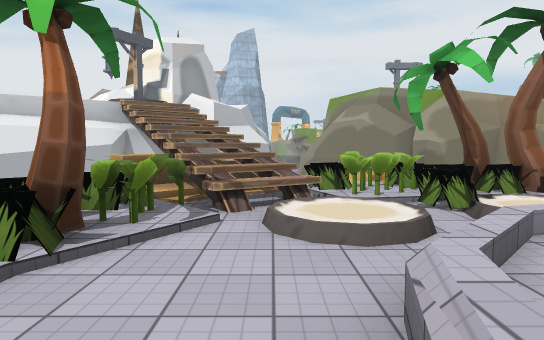
[1] (above)

18 first-person views from a walk through a 3-D level made in the Unity game engine. The camera is 1.5 m above the floor, tilts 4° down and sees 75° across. The floor is counted in squares, 2 m on a side. Each view is taken from the middle of a square. On the plan, view 1 faces up. The plan holds only what a view shows up to about 11 squares ahead; the rest is blank. The place goes on beyond the plan. The player character is not drawn. Some animated figures are not drawn. Some surface patterns are stand-ins.

[2]
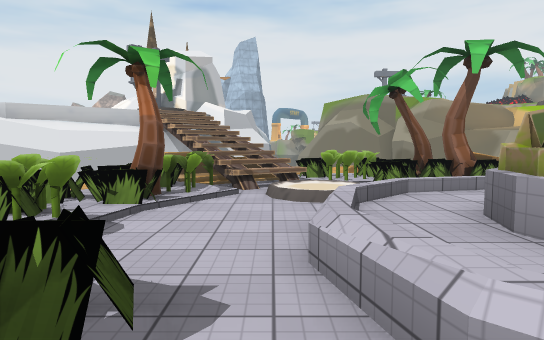

[3]
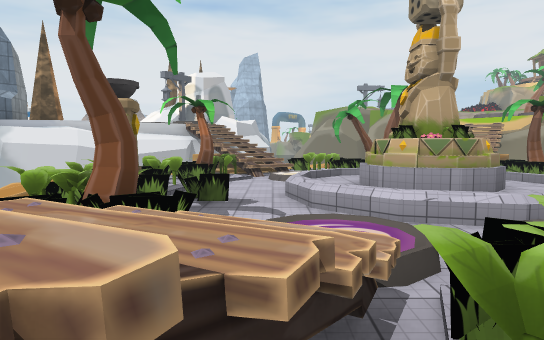

[4]
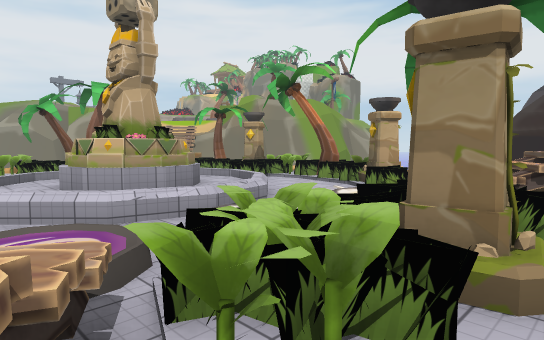

[5]
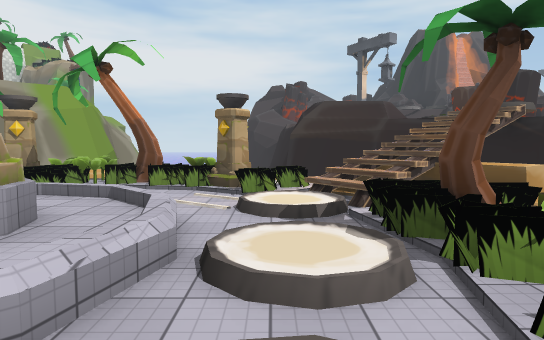

[6]
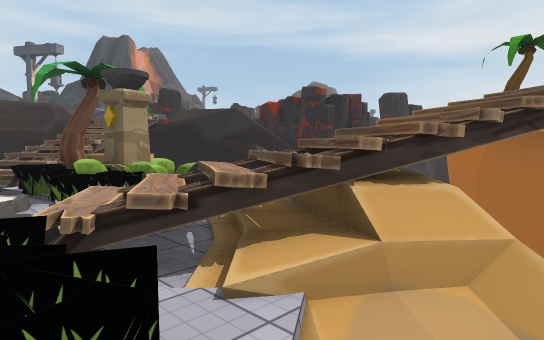

[7]
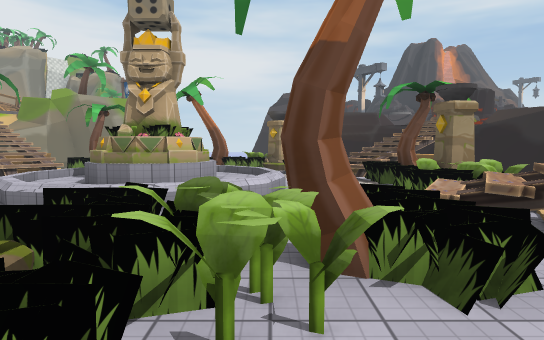

[8]
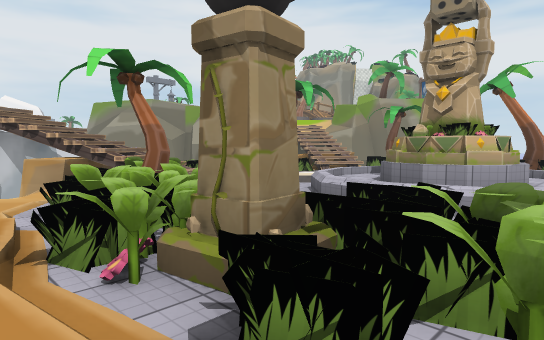

[9]
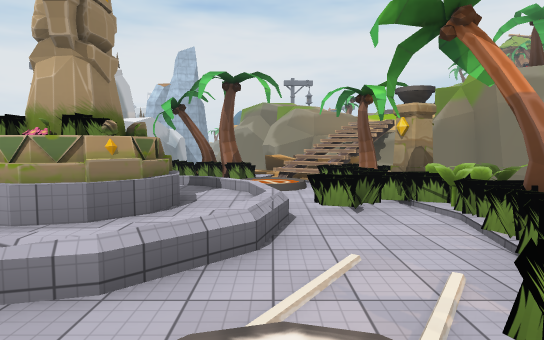

[10]
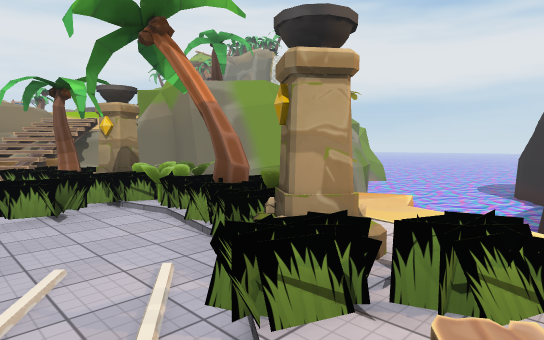

[11]
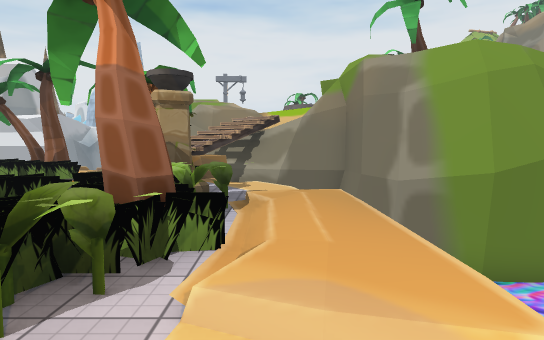

[12]
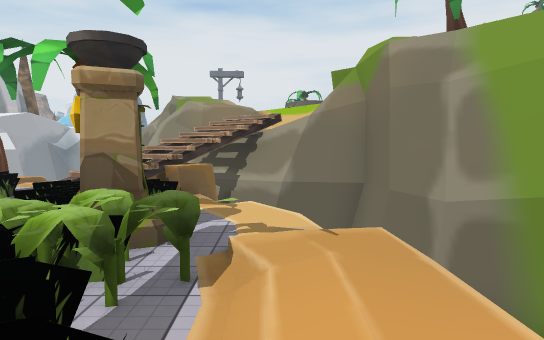

[13]
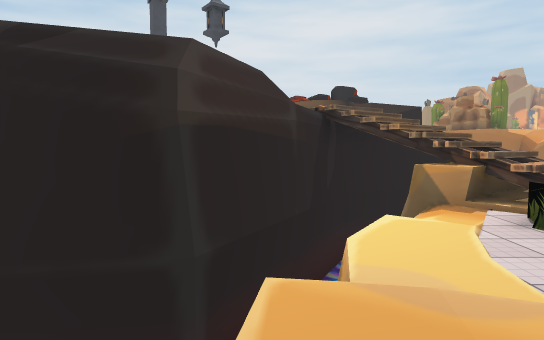

[14]
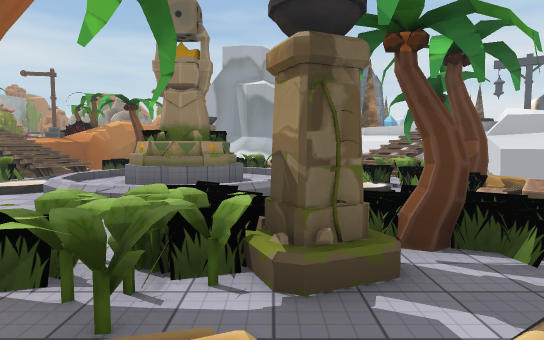

[15]
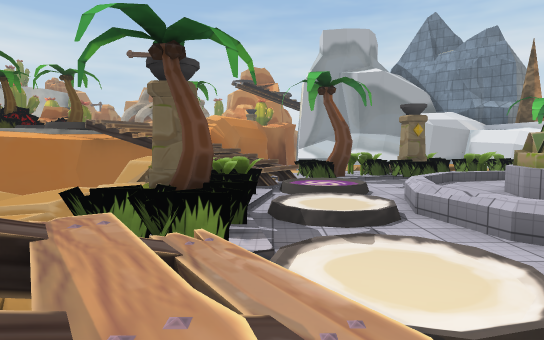

[16]
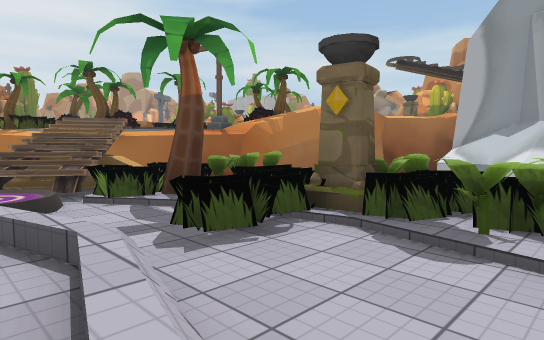

[17]
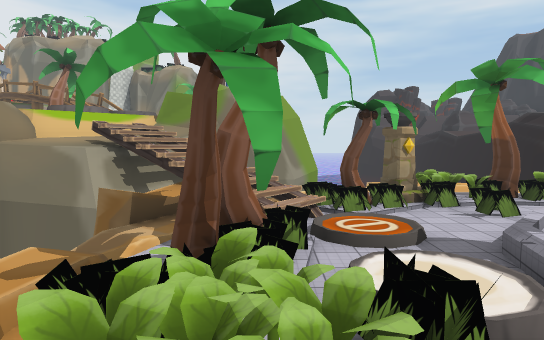

[18]
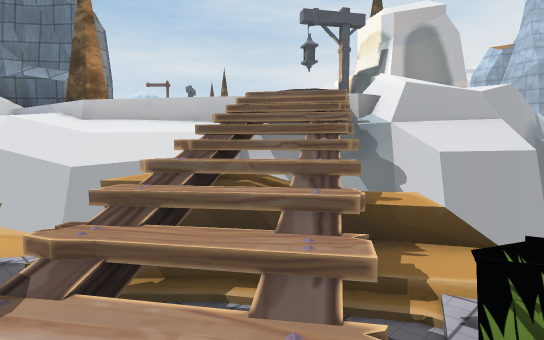

### Floor plan
Key: @ floor where view 1 was taken; # wall or solid block; x gap in a wall; . main floor; : floor 0.25 m higher than the main floor; - floor 0.25 m lower than the main floor; / step, stairs or slope; = window, fence, low wall or low ledge; ≈ liquid the walk keeps out of; ^ raised ledge; v drop or lower ground; O other object.
Columns run from 7 left of view 1 to 13 right of it. Each row starts with its distance up from view 1.
 10       #≈     ≈#
  9      ##      ≈#
  8     ##v     ≈≈^##
  7    ###^/O::/^^#####
  6   ##≈#^.OOO..^##≈≈#
  5 ### v^^/OO.O^^^/  ##
  4 ≈   .OO/.O.-./... ≈##
  3     .OO-.-.-.-O/.   ≈
  2    :OO--/=#=--OO:.  ≈
  1    OOO--=###/-OOO.
  0   ≈OOOO@=#O#/-OO:.
 -1    OOOO-=##=/-OO:.
 -2    .OOO--==/--O/.≈
 -3     -OO/O..-.#O./ ≈≈≈
 -4     -.^^O-O-/^..≈≈###
 -5     vx^^OOOO-^^≈ ##
 -6 ##   ^^..O..:^##≈#
 -7  ^^vv##≈≈/:≈^^####
 -8    ^##≈       ≈##
 -9      #≈      ≈##
-10      ##     ≈##

Where each view was taken, in squares from view 1:
view 1: 0 up, 0 right, facing up
view 2: 2 down, 0 right, facing up
view 3: 6 down, 0 right, facing up
view 4: 6 down, 0 right, facing up-right
view 5: 3 down, 0 right, facing right
view 6: 3 down, 3 left, facing down-right
view 7: 2 down, 4 left, facing right
view 8: 2 down, 4 left, facing up-right
view 9: 4 down, 5 right, facing up
view 10: 4 down, 5 right, facing up-right
view 11: 3 down, 9 right, facing up
view 12: 1 down, 9 right, facing up
view 13: 0 up, 10 right, facing down
view 14: 2 up, 10 right, facing left
view 15: 4 down, 7 right, facing left
view 16: 2 up, 1 right, facing down-left
view 17: 5 up, 0 right, facing right
view 18: 4 up, 1 right, facing up-left
